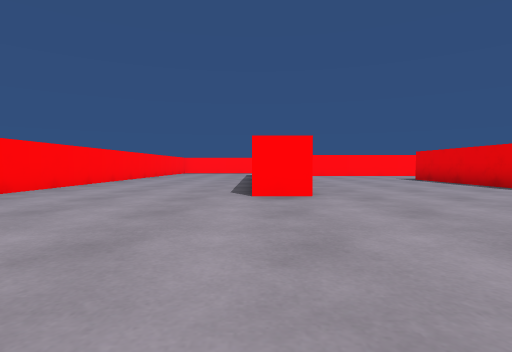
view 1 (above)

19 first-person views from a walk through a scene from a Unity 3-D project. The camera is 0.51 m above the floor, tilts 2° down and sees 80° across. The floor is counted in squares, 1 m on a side. Each view is taken from the middle of a square. On the plan, view 1 faces up. The plan holds only what a view shows up to about 9 squares ahead; the rest is blank. The place goes on beyond the plan. The player is left out.

view 2
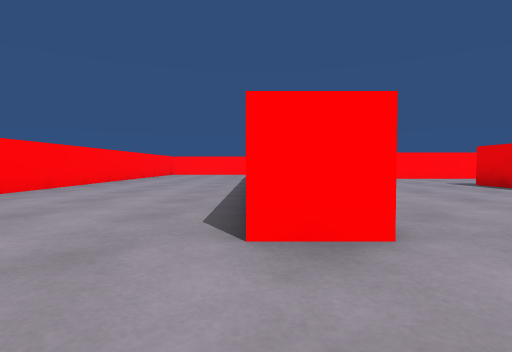

view 3
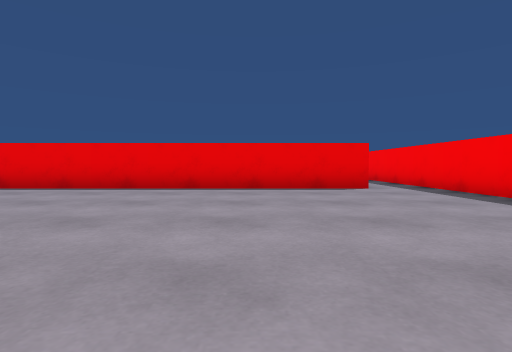

view 4
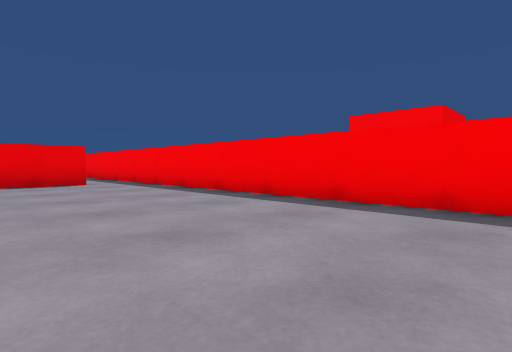

view 5
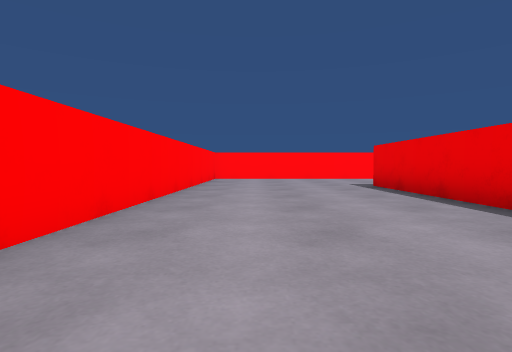

view 6
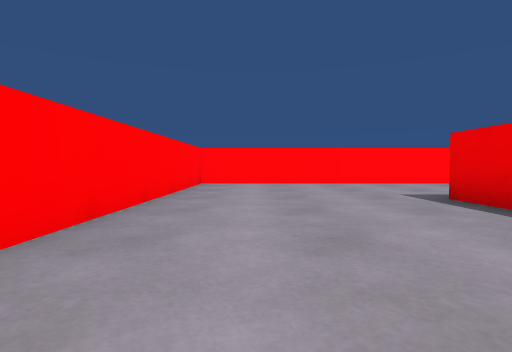

view 7
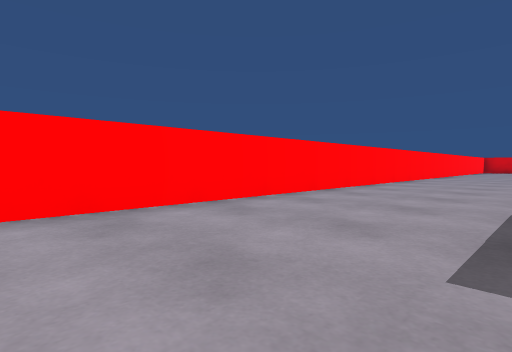

view 8
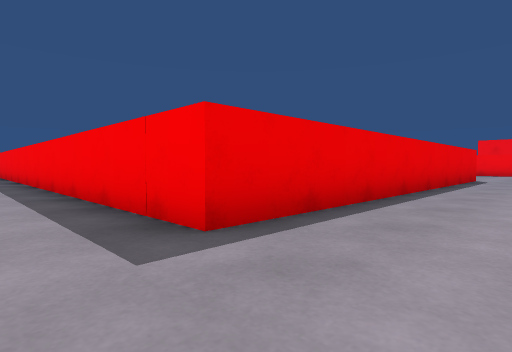

view 9
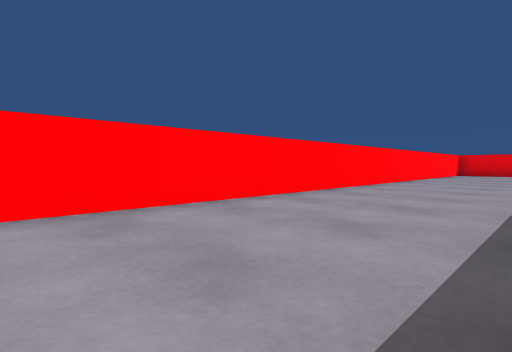

view 10
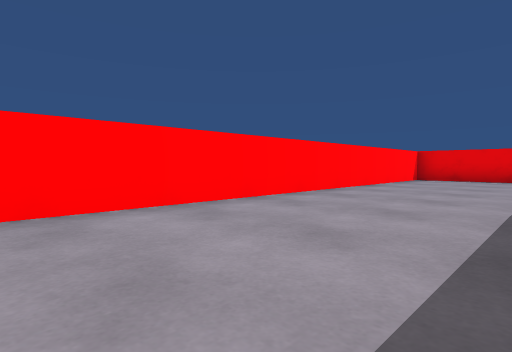

view 11
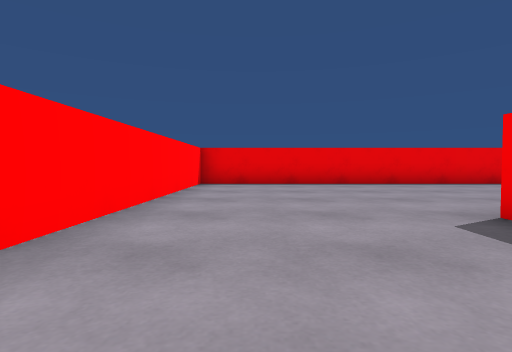

view 12
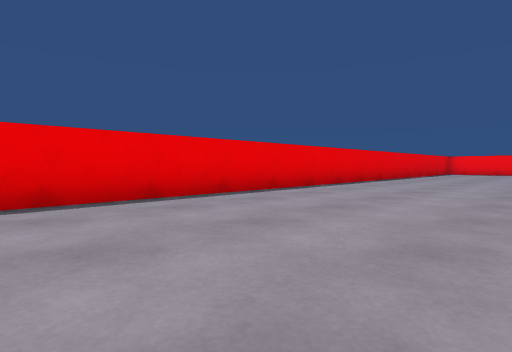

view 13
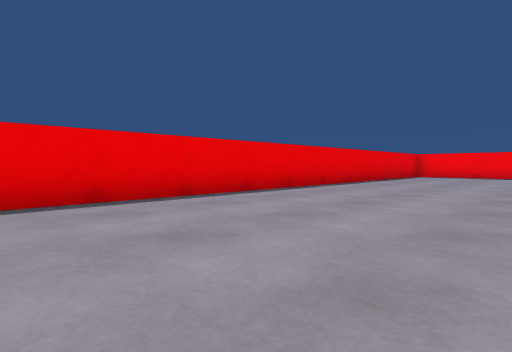

view 14
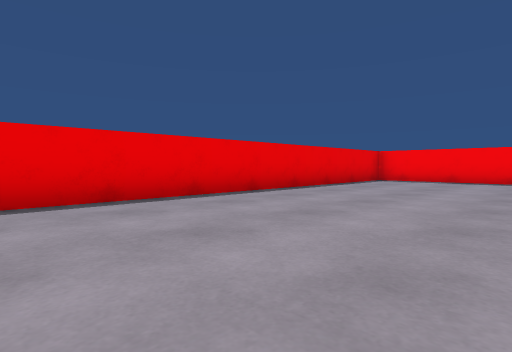

view 15
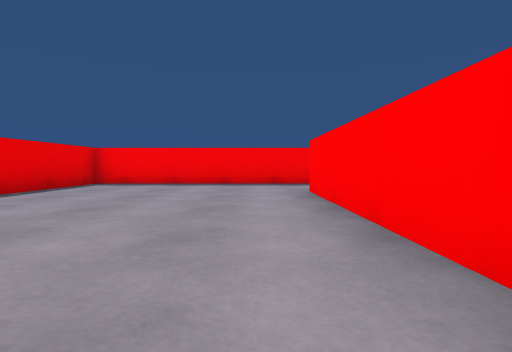

view 16
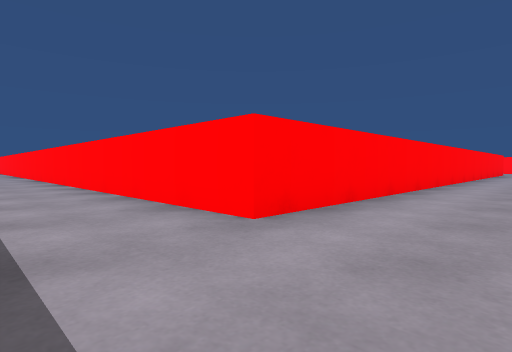

view 17
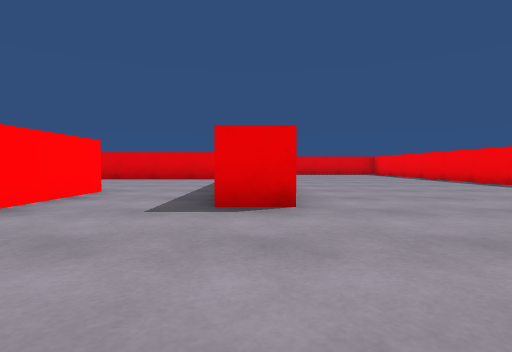

view 18
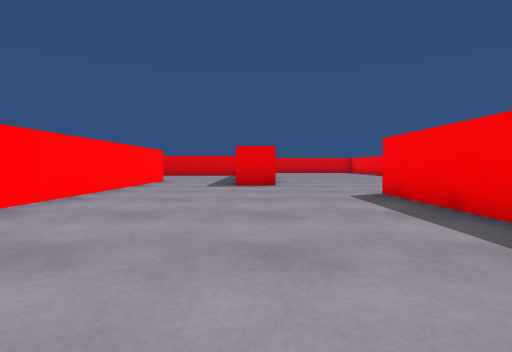

view 19
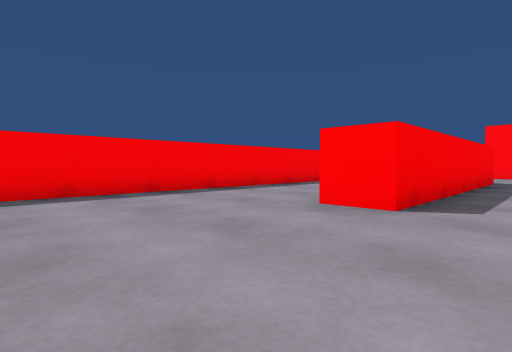

### Floor plan
Points are (right, up) in squares from view 1. A wall is a line through its corners. A room is listed if a view was taken in it or the views show most of it. See-through windows are left out.
Room 1 (views 1, 2, 3, 4, 5, 6, 7, 8, 9, 10, 11, 12, 13, 14, 15, 16)
walls: (16.9, 6.8) (16.9, -2); (1, 5) (-0.1, 5); (5.7, 0.5) (5.7, 11); (-0.1, 6.1) (-0.1, 15.6) (9.4, 15.6); (-2.8, -1) (8, -1); (17.5, -4.5) (22.5, -4.5) (22.5, 19.5) (-4.5, 19.5) (-4.5, 5.4)
ways out: opening at (18, -3.5) to room 2
Room 2 (views 17, 18, 19)
walls: (5.5, -7.3) (12.5, -7.3) (12.5, -8.4); (14.7, -5.5) (14.7, -4.5); (8.7, -11.5) (15.6, -11.5); (16.5, -4.5) (17.5, -4.5); (16.9, -2) (8.2, -2); (18.7, -11.5) (20.1, -11.5)
ways out: opening at (18, -3.5) to room 1
objects: red block (-1, -7) to (1, -6)

Positions as (right, up) in squares from view 1, and headings:
1: (0, 0), facing up
2: (0, 3), facing up
3: (-1, 3), facing right
4: (-3, 3), facing down-right
5: (-3, 8), facing up
6: (-3, 11), facing up
7: (-2, 16), facing up-right
8: (-2, 17), facing down-right
9: (5, 16), facing up-right
10: (11, 16), facing up-right
11: (14, 18), facing right
12: (18, 15), facing down-right
13: (18, 10), facing down-right
14: (18, 6), facing down-right
15: (18, 4), facing down
16: (19, -4), facing up-left
17: (11, -5), facing right
18: (7, -5), facing right
19: (16, -6), facing down-left
